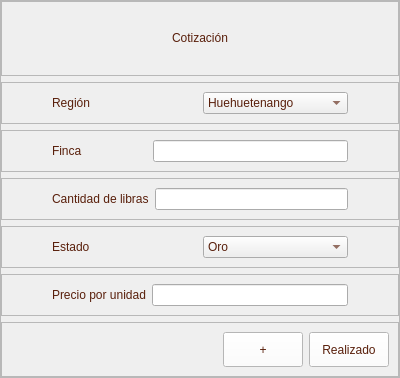
                  <widget class="QFrame" name="frame_181">
                   <property name="minimumSize">
                    <size>
                     <width>400</width>
                     <height>0</height>
                    </size>
                   </property>
                   <property name="maximumSize">
                    <size>
                     <width>250</width>
                     <height>16777215</height>
                    </size>
                   </property>
                   <property name="frameShape">
                    <enum>QFrame::StyledPanel</enum>
                   </property>
                   <property name="frameShadow">
                    <enum>QFrame::Raised</enum>
                   </property>
                   <layout class="QVBoxLayout" name="verticalLayout_69">
                    <property name="leftMargin">
                     <number>0</number>
                    </property>
                    <property name="topMargin">
                     <number>0</number>
                    </property>
                    <property name="rightMargin">
                     <number>0</number>
                    </property>
                    <property name="bottomMargin">
                     <number>0</number>
                    </property>
                    <item>
                     <widget class="QFrame" name="frame_182">
                      <property name="minimumSize">
                       <size>
                        <width>0</width>
                        <height>75</height>
                       </size>
                      </property>
                      <property name="maximumSize">
                       <size>
                        <width>16777215</width>
                        <height>75</height>
                       </size>
                      </property>
                      <property name="frameShape">
                       <enum>QFrame::StyledPanel</enum>
                      </property>
                      <property name="frameShadow">
                       <enum>QFrame::Raised</enum>
                      </property>
                      <layout class="QVBoxLayout" name="verticalLayout_70">
                       <item>
                        <widget class="QLabel" name="label_102">
                         <property name="minimumSize">
                          <size>
                           <width>0</width>
                           <height>50</height>
                          </size>
                         </property>
                         <property name="maximumSize">
                          <size>
                           <width>16777215</width>
                           <height>50</height>
                          </size>
                         </property>
                         <property name="styleSheet">
                          <string notr="true">color: rgb(89, 31, 11);
font: 75 12pt &quot;Open Sans Semibold&quot;</string>
                         </property>
                         <property name="text">
                          <string>Cotización</string>
                         </property>
                         <property name="alignment">
                          <set>Qt::AlignCenter</set>
                         </property>
                        </widget>
                       </item>
                      </layout>
                     </widget>
                    </item>
                    <item>
                     <widget class="QFrame" name="frame_183">
                      <property name="frameShape">
                       <enum>QFrame::StyledPanel</enum>
                      </property>
                      <property name="frameShadow">
                       <enum>QFrame::Raised</enum>
                      </property>
                      <layout class="QHBoxLayout" name="horizontalLayout_112">
                       <property name="leftMargin">
                        <number>50</number>
                       </property>
                       <property name="rightMargin">
                        <number>50</number>
                       </property>
                       <item>
                        <widget class="QLabel" name="label_103">
                         <property name="styleSheet">
                          <string notr="true">color: rgb(89, 31, 11);
font: 75 10pt &quot;Open Sans Semibold&quot;</string>
                         </property>
                         <property name="text">
                          <string>Región</string>
                         </property>
                        </widget>
                       </item>
                       <item>
                        <widget class="QComboBox" name="regionAcCombobx_3">
                         <property name="styleSheet">
                          <string notr="true">color: rgb(89, 31, 11);
font: 75 10pt &quot;Open Sans Semibold&quot;</string>
                         </property>
                         <item>
                          <property name="text">
                           <string>Huehuetenango</string>
                          </property>
                         </item>
                         <item>
                          <property name="text">
                           <string>San Marcos</string>
                          </property>
                         </item>
                         <item>
                          <property name="text">
                           <string>Antigua Guatemala</string>
                          </property>
                         </item>
                         <item>
                          <property name="text">
                           <string>Acatenango</string>
                          </property>
                         </item>
                         <item>
                          <property name="text">
                           <string>Fraijanes</string>
                          </property>
                         </item>
                         <item>
                          <property name="text">
                           <string>Coban</string>
                          </property>
                         </item>
                         <item>
                          <property name="text">
                           <string>Nuevo Oriente</string>
                          </property>
                         </item>
                         <item>
                          <property name="text">
                           <string>Atitlan</string>
                          </property>
                         </item>
                        </widget>
                       </item>
                      </layout>
                     </widget>
                    </item>
                    <item>
                     <widget class="QFrame" name="frame_184">
                      <property name="frameShape">
                       <enum>QFrame::StyledPanel</enum>
                      </property>
                      <property name="frameShadow">
                       <enum>QFrame::Raised</enum>
                      </property>
                      <layout class="QHBoxLayout" name="horizontalLayout_30">
                       <property name="leftMargin">
                        <number>50</number>
                       </property>
                       <property name="rightMargin">
                        <number>50</number>
                       </property>
                       <item>
                        <widget class="QLabel" name="label_104">
                         <property name="styleSheet">
                          <string notr="true">color: rgb(89, 31, 11);
font: 75 10pt &quot;Open Sans Semibold&quot;</string>
                         </property>
                         <property name="text">
                          <string>Finca</string>
                         </property>
                        </widget>
                       </item>
                       <item>
                        <widget class="QLineEdit" name="fincaAcText_3">
                         <property name="minimumSize">
                          <size>
                           <width>195</width>
                           <height>0</height>
                          </size>
                         </property>
                         <property name="maximumSize">
                          <size>
                           <width>190</width>
                           <height>16777215</height>
                          </size>
                         </property>
                        </widget>
                       </item>
                      </layout>
                     </widget>
                    </item>
                    <item>
                     <widget class="QFrame" name="frame_185">
                      <property name="frameShape">
                       <enum>QFrame::StyledPanel</enum>
                      </property>
                      <property name="frameShadow">
                       <enum>QFrame::Raised</enum>
                      </property>
                      <layout class="QHBoxLayout" name="horizontalLayout_31">
                       <property name="leftMargin">
                        <number>50</number>
                       </property>
                       <property name="rightMargin">
                        <number>50</number>
                       </property>
                       <item>
                        <widget class="QLabel" name="label_105">
                         <property name="styleSheet">
                          <string notr="true">color: rgb(89, 31, 11);
font: 75 10pt &quot;Open Sans Semibold&quot;</string>
                         </property>
                         <property name="text">
                          <string>Cantidad de libras</string>
                         </property>
                        </widget>
                       </item>
                       <item>
                        <widget class="QLineEdit" name="cantidadAcText_3">
                         <property name="minimumSize">
                          <size>
                           <width>100</width>
                           <height>0</height>
                          </size>
                         </property>
                         <property name="maximumSize">
                          <size>
                           <width>195</width>
                           <height>16777215</height>
                          </size>
                         </property>
                        </widget>
                       </item>
                      </layout>
                     </widget>
                    </item>
                    <item>
                     <widget class="QFrame" name="frame_186">
                      <property name="frameShape">
                       <enum>QFrame::StyledPanel</enum>
                      </property>
                      <property name="frameShadow">
                       <enum>QFrame::Raised</enum>
                      </property>
                      <layout class="QHBoxLayout" name="horizontalLayout_34">
                       <property name="leftMargin">
                        <number>50</number>
                       </property>
                       <property name="rightMargin">
                        <number>50</number>
                       </property>
                       <item>
                        <widget class="QLabel" name="label_106">
                         <property name="styleSheet">
                          <string notr="true">color: rgb(89, 31, 11);
font: 75 10pt &quot;Open Sans Semibold&quot;</string>
                         </property>
                         <property name="text">
                          <string>Estado</string>
                         </property>
                        </widget>
                       </item>
                       <item>
                        <widget class="QComboBox" name="estadoAcText_3">
                         <property name="maximumSize">
                          <size>
                           <width>300</width>
                           <height>16777215</height>
                          </size>
                         </property>
                         <property name="styleSheet">
                          <string notr="true">color: rgb(89, 31, 11);
font: 75 10pt &quot;Open Sans Semibold&quot;</string>
                         </property>
                         <item>
                          <property name="text">
                           <string>Oro</string>
                          </property>
                         </item>
                         <item>
                          <property name="text">
                           <string>Pergamino</string>
                          </property>
                         </item>
                         <item>
                          <property name="text">
                           <string>Cerezo</string>
                          </property>
                         </item>
                        </widget>
                       </item>
                      </layout>
                     </widget>
                    </item>
                    <item>
                     <widget class="QFrame" name="frame_187">
                      <property name="frameShape">
                       <enum>QFrame::StyledPanel</enum>
                      </property>
                      <property name="frameShadow">
                       <enum>QFrame::Raised</enum>
                      </property>
                      <layout class="QHBoxLayout" name="horizontalLayout_116">
                       <property name="leftMargin">
                        <number>50</number>
                       </property>
                       <property name="rightMargin">
                        <number>50</number>
                       </property>
                       <item>
                        <widget class="QLabel" name="label_107">
                         <property name="styleSheet">
                          <string notr="true">color: rgb(89, 31, 11);
font: 75 10pt &quot;Open Sans Semibold&quot;</string>
                         </property>
                         <property name="text">
                          <string>Precio por unidad</string>
                         </property>
                        </widget>
                       </item>
                       <item>
                        <widget class="QLineEdit" name="lineEdit_5"/>
                       </item>
                      </layout>
                     </widget>
                    </item>
                    <item>
                     <widget class="QFrame" name="frame_189">
                      <property name="frameShape">
                       <enum>QFrame::StyledPanel</enum>
                      </property>
                      <property name="frameShadow">
                       <enum>QFrame::Raised</enum>
                      </property>
                      <layout class="QHBoxLayout" name="horizontalLayout_36">
                       <item>
                        <spacer name="horizontalSpacer_18">
                         <property name="orientation">
                          <enum>Qt::Horizontal</enum>
                         </property>
                         <property name="sizeHint" stdset="0">
                          <size>
                           <width>171</width>
                           <height>20</height>
                          </size>
                         </property>
                        </spacer>
                       </item>
                       <item>
                        <widget class="QPushButton" name="agregarCotizacion">
                         <property name="minimumSize">
                          <size>
                           <width>0</width>
                           <height>35</height>
                          </size>
                         </property>
                         <property name="styleSheet">
                          <string notr="true">QFrame{
background-color: rgb(51, 157, 255);
}

QPushButton{
color: rgb(89, 31, 11);
background-color: rgb(255, 255, 255);
font: 75 9pt &quot;Open Sans Semibold&quot;
}

QPushButton:hover{
color: rgb(255, 255, 255);
background-color: rgb(209, 172, 127);
font: 75 9pt  &quot;Open Sans Semibold&quot;
}
</string>
                         </property>
                         <property name="text">
                          <string>+</string>
                         </property>
                        </widget>
                       </item>
                       <item>
                        <widget class="QPushButton" name="realizado_cotizacion">
                         <property name="minimumSize">
                          <size>
                           <width>0</width>
                           <height>35</height>
                          </size>
                         </property>
                         <property name="styleSheet">
                          <string notr="true">QFrame{
background-color: rgb(51, 157, 255);
}

QPushButton{
color: rgb(89, 31, 11);
background-color: rgb(255, 255, 255);
font: 75 9pt &quot;Open Sans Semibold&quot;
}

QPushButton:hover{
color: rgb(255, 255, 255);
background-color: rgb(209, 172, 127);
font: 75 9pt  &quot;Open Sans Semibold&quot;
}
</string>
                         </property>
                         <property name="text">
                          <string>Realizado</string>
                         </property>
                        </widget>
                       </item>
                      </layout>
                     </widget>
                    </item>
                   </layout>
                  </widget>
